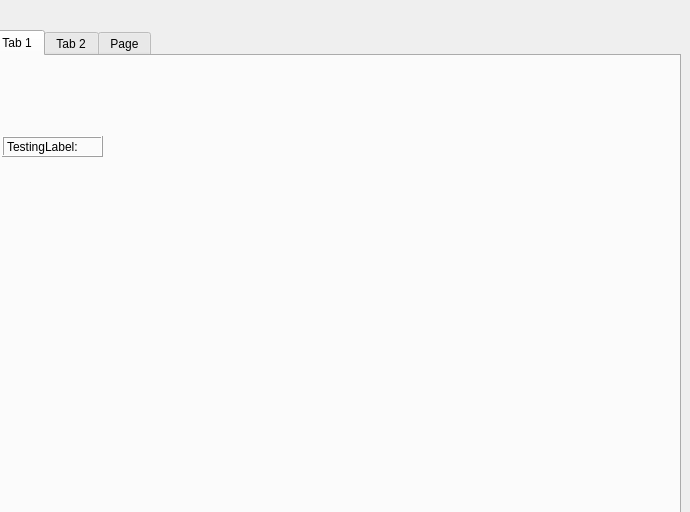
<?xml version="1.0" encoding="UTF-8"?>
<ui version="4.0">
 <class>Form</class>
 <widget class="QWidget" name="Form">
  <property name="geometry">
   <rect>
    <x>0</x>
    <y>0</y>
    <width>690</width>
    <height>512</height>
   </rect>
  </property>
  <property name="windowTitle">
   <string>Form</string>
  </property>
  <widget class="QTabWidget" name="tabWidget">
   <property name="geometry">
    <rect>
     <x>-10</x>
     <y>30</y>
     <width>691</width>
     <height>511</height>
    </rect>
   </property>
   <property name="currentIndex">
    <number>0</number>
   </property>
   <widget class="QWidget" name="tab">
    <attribute name="title">
     <string>Tab 1</string>
    </attribute>
    <widget class="QLabel" name="testLabel">
     <property name="geometry">
      <rect>
       <x>10</x>
       <y>80</y>
       <width>101</width>
       <height>21</height>
      </rect>
     </property>
     <property name="frameShape">
      <enum>QFrame::Box</enum>
     </property>
     <property name="frameShadow">
      <enum>QFrame::Raised</enum>
     </property>
     <property name="text">
      <string>TestingLabel:</string>
     </property>
    </widget>
   </widget>
   <widget class="QWidget" name="tab_2">
    <attribute name="title">
     <string>Tab 2</string>
    </attribute>
   </widget>
   <widget class="QWidget" name="tab_3">
    <attribute name="title">
     <string>Page</string>
    </attribute>
   </widget>
  </widget>
 </widget>
 <resources/>
 <connections/>
</ui>
